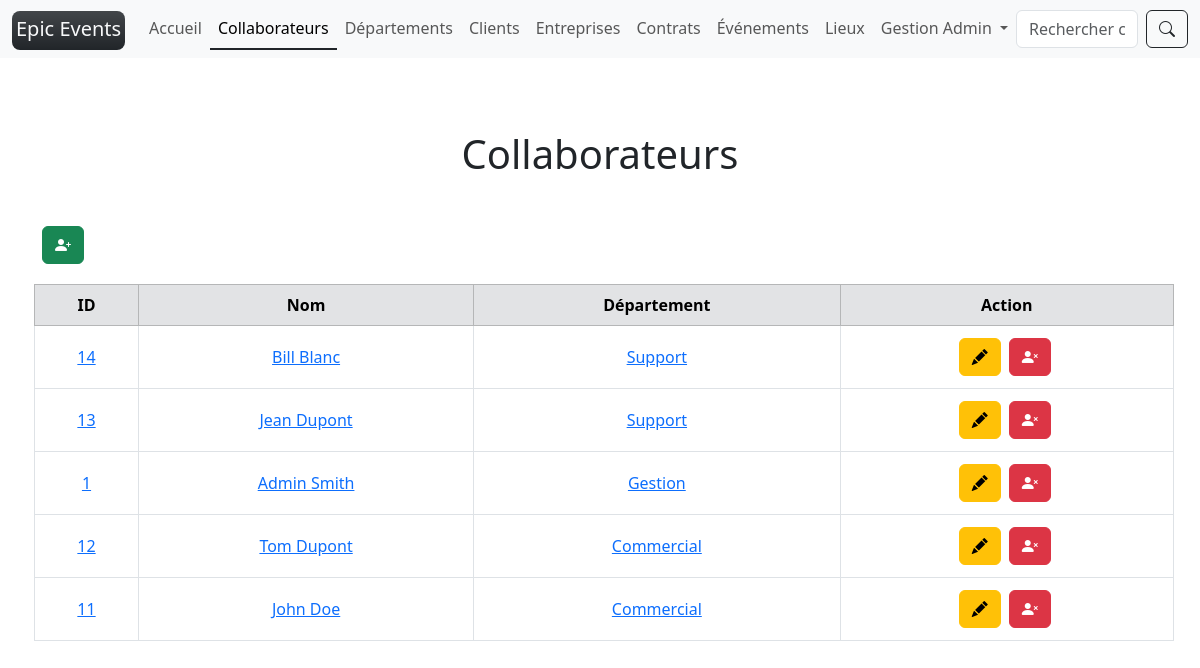
/collaborators/ (signed in), run on the app's committed database.
### epic_events/models/collaborator.py (models this page shows, shortened)
class Collaborator(UserMixin, AbstractUser):
    department = models.ForeignKey(to=Department, on_delete=models.RESTRICT, null=True)
    birthdate = models.DateField(verbose_name="Date de naissance")
    REQUIRED_FIELDS = ["first_name", "last_name"]
    USERNAME_FIELD = "email"
    username = date_joined = None
    @property
    def str_id(self) -> str:
        if self.id:
            return str(self.id)
        return unfilled
    @property
    def role(self) -> str:
        if self.department:
            return self.department.name
        return unfilled
    @property
    def title(self) -> str:
        if self.first_name:
            return f"{self.role} {self.first_name.capitalize()}"
        return f"{self.role} {unfilled}"

### epic_events/models/department.py (models this page shows, shortened)
class Department(NameFieldMixin):
    @classmethod
    def french_name(self) -> str:
        """used in flash messages"""
        return "Département"

### epic_events/views/collaborator.py (the view, shortened to what this page needs)
class ListView(crud_permission, View):
    template_name = "collaborator/list.html"
    form = SearchForm
    def get(self, request, *args, **kwargs):
        collaborators = get_user_model().objects.all().order_by("-edition_time")
        page_obj = paginator(request, collaborators)
        return render(
            request,
            self.template_name,
            {
                "page_obj": page_obj,
                "form": self.form(placeholder="Rechercher collaborateur"),
            },
        )

### epic_events/forms/search.py
class SearchForm(forms.Form):
    search = forms.CharField(
        widget=forms.TextInput(attrs={"class": "form-control me-2"}),
        required=True,
    )
    def __init__(self, *args, **kwargs):
        placeholder = kwargs.pop("placeholder", "Rechercher")
        super(SearchForm, self).__init__(*args, **kwargs)
        self.fields["search"].widget.attrs["placeholder"] = placeholder

### epic_events/models/mixins.py (called while the page is built)
    def __str__(self) -> str:
        if self.first_name:
            first_name = self.first_name.capitalize()
        else:
            first_name = unfilled
        if self.last_name:
            last_name = self.last_name.capitalize()
        else:
            last_name = unfilled
        return f"{first_name} {last_name}"

    @property
    def name(self) -> str:
        return str(self)

### epic_events/permissions.py (called while the page is built)
    def test_func(self):
        return self.request.user.role == "Gestion"

### epic_events/views/paginator.py (called while the page is built)
def paginator(request, qs: list) -> Paginator:
    paginator = Paginator(qs, 10)
    page_number = request.GET.get("page")
    return paginator.get_page(page_number)

### epic_events/templates/collaborator/list.html (shortened to what this page needs)
{% extends "base.html" %}
{% block content %}
  <h1 class="text-center my-5">Collaborateurs</h1>
  <a href="{% url 'create_collaborator' %}" title="Ajouter">
    <button class="btn btn-success mb-3">
      <i class="bi bi-person-plus-fill"></i>
    </button>
  </a>
  <table class="table table-bordered text-center align-middle m-1">
    <thead>
      <tr class="table-secondary align-middle">
        <th scope="col">ID</th>
        <th scope="col">Nom</th>
        <th scope="col">Département</th>
        <th scope="col">Action</th>
      </tr>
    </thead>
    <tbody>
      {% for collaborator in page_obj %}
      <tr>
        <td><a href="{% url 'collaborator' id=collaborator.id %}">{{collaborator.id}}</a></td>
        <td><a href="{% url 'collaborator' id=collaborator.id %}">{{collaborator.name}}</a></td>
        {% if collaborator.department %}
        <td><a href="{% url 'department' id=collaborator.department.id %}">{{collaborator.role}}</a></td>
        {% else %}
          <td>{{collaborator.role}}</td>
        {% endif %}
        <td>
          <a title="Modifier" href="{% url 'update_collaborator' id=collaborator.id %}" class="link-underline link-underline-opacity-0">
            <button class="btn btn-warning"><i class="bi bi-pencil-fill"></i></button>
          </a>
          <a title="Supprimer" href="{% url 'delete_collaborator' id=collaborator.id %}">
            <button class="btn btn-danger m-1"><i class="bi bi-person-x-fill"></i></button>
          </a>
        </td>
      </tr>
      {% endfor %}
    </tbody>
  </table>
{% endblock content %}

### epic_events/templates/base.html (shortened to what this page needs)
{% load static %}
{% load tz %}
<!doctype html>
<html lang="fr">
  <head>
    <link rel="stylesheet" href="https://cdn.jsdelivr.net/npm/bootstrap-icons@1.5.0/font/bootstrap-icons.css"/>
    <link href="https://cdn.jsdelivr.net/npm/bootstrap@5.3.2/dist/css/bootstrap.min.css" rel="stylesheet">
  </head>
  <body>
    <header>
      {% include 'partials/navbar.html' %}
    </header>
    <main class="container py-4">
        <section class="row">
            {% block content %} {% endblock content %}
        </section>
    </main>
  </body>
</html>

### epic_events/templates/partials/navbar.html (shortened to what this page needs)
<nav class="navbar navbar-expand-lg navbar-light bg-light">
  <div class="container-fluid">
    <a class="navbar-brand" href="{% url 'home' %}">
      <span class="bg-dark text-light p-1 pb-2 bg-gradient rounded-3">
        Epic Events
      </span>
    </a>
    <div class="collapse navbar-collapse" id="navbarScroll">
      {% if user.is_authenticated %}
      <ul class="navbar-nav me-auto my-2 my-lg-0 navbar-nav-scroll" style="--bs-scroll-height: 100px;">
        <li class="nav-item">
          <a
          {% if '/home/' == request.path %}
            class="nav-link active border-bottom border-dark border-2"
            aria-current="page"
          {% else %}
            class="nav-link"
          {% endif %}
            href="{% url 'home' %}">Accueil
          </a>
        </li>
        {% if user.role == "Gestion" %}
        <li class="nav-item">
          <a
          {% if request.path == "/collaborators/" or "collaborators" in request.path and "search" in request.path %}
            class="nav-link active border-bottom border-dark border-2"
            aria-current="page"
          {% else %}
            class="nav-link"
          {% endif %}
           href="{% url 'collaborators' %}">Collaborateurs
          </a>
        </li>
        <li class="nav-item">
          <a
          {% if request.path == "/departments/" or "departments" in request.path and "search" in request.path %}
            class="nav-link active border-bottom border-dark border-2"
            aria-current="page"
          {% else %}
            class="nav-link"
          {% endif %}
            href="{% url 'departments' %}">Départements
          </a>
        </li>
        {% endif %}
        <li class="nav-item">
          <a
          {% if '/customers/' == request.path %}
            class="nav-link active border-bottom border-dark border-2"
            aria-current="page"
          {% else %}
            class="nav-link"
          {% endif %}
           href="{% url 'customers' %}">Clients
          </a>
        </li>
        <li class="nav-item">
          <a
          {% if '/companies/' == request.path %}
            class="nav-link active border-bottom border-dark border-2"
            aria-current="page"
          {% else %}
            class="nav-link"
          {% endif %}
            href="{% url 'companies' %}">Entreprises
          </a>
        </li>
        <li class="nav-item">
          <a
          {% if '/contracts/' == request.path %}
            class="nav-link active border-bottom border-dark border-2"
            aria-current="page"
          {% else %}
            class="nav-link"
          {% endif %}
            href="{% url 'contracts' %}">Contrats
          </a>
        </li>
        <li class="nav-item">
          <a
          {% if '/events/' == request.path %}
            class="nav-link active border-bottom border-dark border-2"
            aria-current="page"
          {% else %}
            class="nav-link"
          {% endif %}
            href="{% url 'events' %}">Événements
          </a>
        </li>
        <li class="nav-item">
          <a
          {% if '/locations/' == request.path %}
            class="nav-link active border-bottom border-dark border-2"
            aria-current="page"
          {% else %}
            class="nav-link"
          {% endif %}
            href="{% url 'locations' %}">Lieux
          </a>
        </li>
        <li class="nav-item dropdown">
          <a
          {% if '/collaborators/'|add:user.str_id|add:'/' == request.path %}
            class="nav-link dropdown-toggle active border-bottom border-dark border-2"
          {% else %}
            class="nav-link dropdown-toggle"
          {% endif %}
          href="#" id="navbarScrollingDropdown" role="button" data-bs-toggle="dropdown" aria-expanded="false">
            {{user.title}}
          </a>
        </li>
      </ul>
      {% include "partials/search_form.html" %}
      {% endif %}
    </div>
  </div>
</nav>

### epic_events/templates/partials/search_form.html (shortened to what this page needs)
{% if request.path == "/collaborators/" or "search" in request.path %}
    <form class="d-flex" method="POST">
    {{form.search}}
    <button class="btn btn-outline-dark" type="submit"><i class="bi bi-search"></i></button>
    </form>
{% endif %}

### data on the page
Collaborator: title "Gestion Admin", id "1", name "Admin Smith", role "Gestion"
Collaborator: id "14", name "Bill Blanc", role "Support"
Collaborator: id "13", name "Jean Dupont", role "Support"
Collaborator: id "12", name "Tom Dupont", role "Commercial"
Collaborator: id "11", name "John Doe", role "Commercial"
